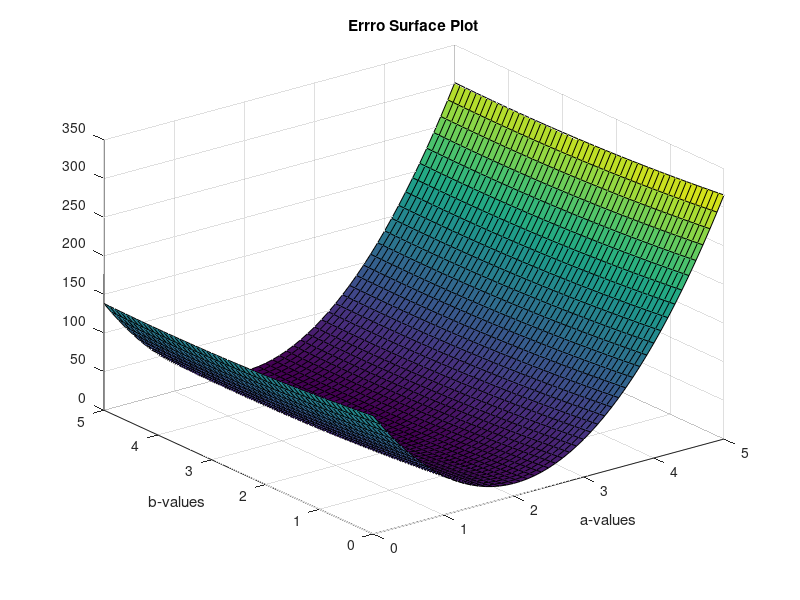
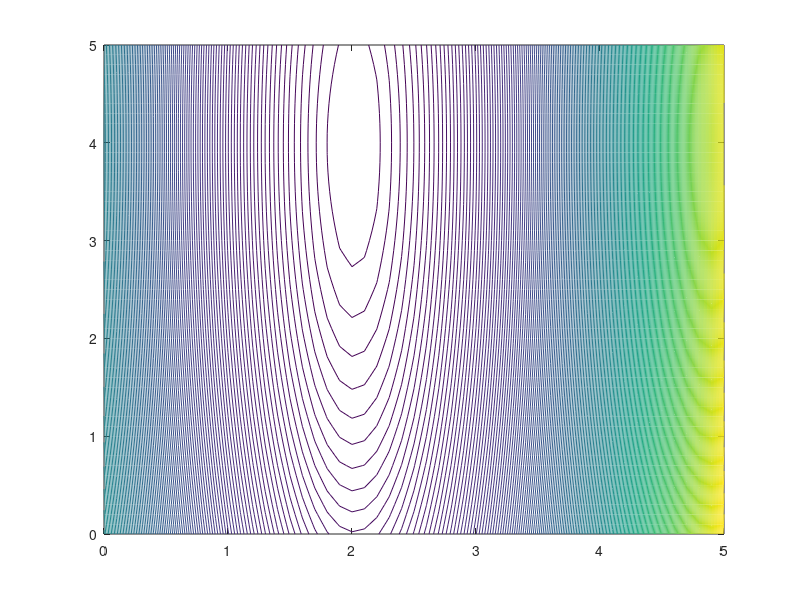

MATLAB code for these plots, in order:
%###############################################################
%       ERROR SURFACE PLOT
%   Plot the error surface of the line y=2x+3 by varying the values of a nd
%   b in a range.
%   Also plot the contour of the error curve
%
%
%   WrittenBy : Mathew Francis
%   Revision History
%       Initial Draft : 10/08/2015
%

% x-values for the line
x=-10:0.1:10;
% standard deviation for adding random noise
sigma = 2;
y = zeros(1,length(x));
%corresponding y-valuesof the same line
for i=1:1:length(x)
    y(i)=2*x(i)+3 + sigma*rand(1);
end

% Range of values for a and b for the line y= ax+b
a = 0:0.1:5;
b = 0:0.1:5;

% Defining the combination of all the values of a nd b
[A,B] =meshgrid(a,b);

%Taking the dimension of the meshf=grid
[m,n] = size(A);

% Computing the error value for each pair of a and b
for i=1:1:m
    for j = 1:1:n
       Err=0;
        for k = 1:1: length(x)
            yCap = A(i,j)*x(k)+B(i,j);
            e= (yCap-y(k))^2;
            Err= Err + e;
        end
        ErrAvg(i,j) = Err/length(x);
    end
end

% Plot of hte error surface
surf(A,B,ErrAvg);
title('Errro Surface Plot')
xlabel('a-values');
ylabel('b-values');

figure;
%Contour PLot of the error curve
contour(a,b,ErrAvg,200);